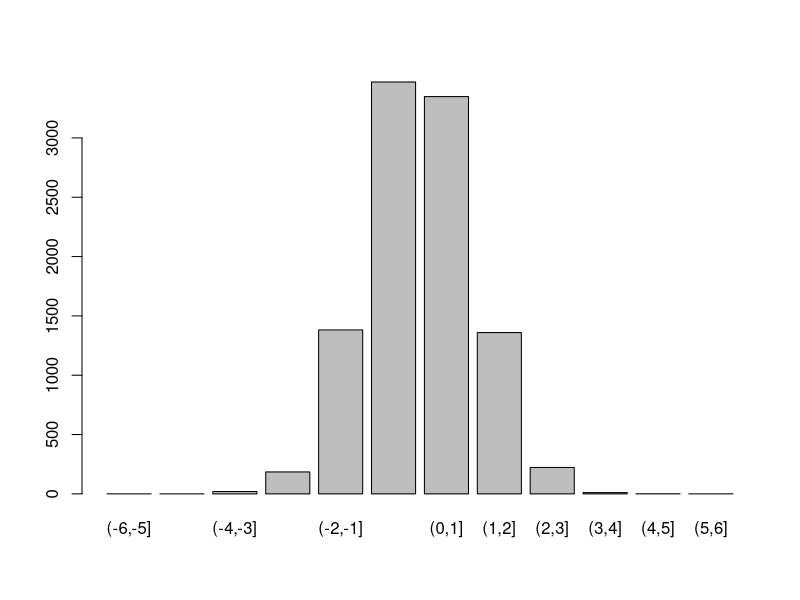
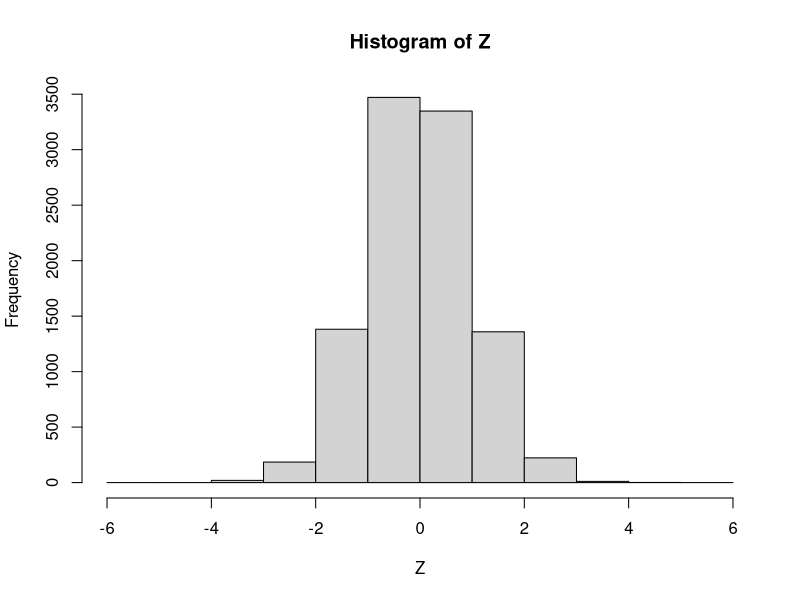

The R source for these figures, in order:
## ---- chunk 1
library(magrittr)
gsub(
  " <([^<>]*)>", "",
  lapply(.packages(TRUE), maintainer)
  %>%
    unlist()
) %>% 
  unique() %>% 
  sort() %>% 
  tail(10)
## ---- chunk 2
apropos("apply")
## ---- chunk 3
Z <- stats::rnorm(10000)
table(cut(Z, breaks = -6:6))
# 条形图
plot(cut(Z, breaks = -6:6))
## ---- chunk 4
# 落在区间 [-6，6] 内的点
sum(table(cut(Z, breaks = -6:6, labels = FALSE)))
# 直方图
hist(Z, breaks = -6:6)
## ---- chunk 5
aaa <- c(1,2,3,4,5,2,3,4,5,6,7)
cut(aaa, 3)
cut(aaa, 3, dig.lab = 4, ordered = TRUE)
## one way to extract the breakpoints
labs <- levels(cut(aaa, 3))
cbind(lower = as.numeric( sub("\\((.+),.*", "\\1", labs) ),
      upper = as.numeric( sub("[^,]*,([^]]*)\\]", "\\1", labs) ))
